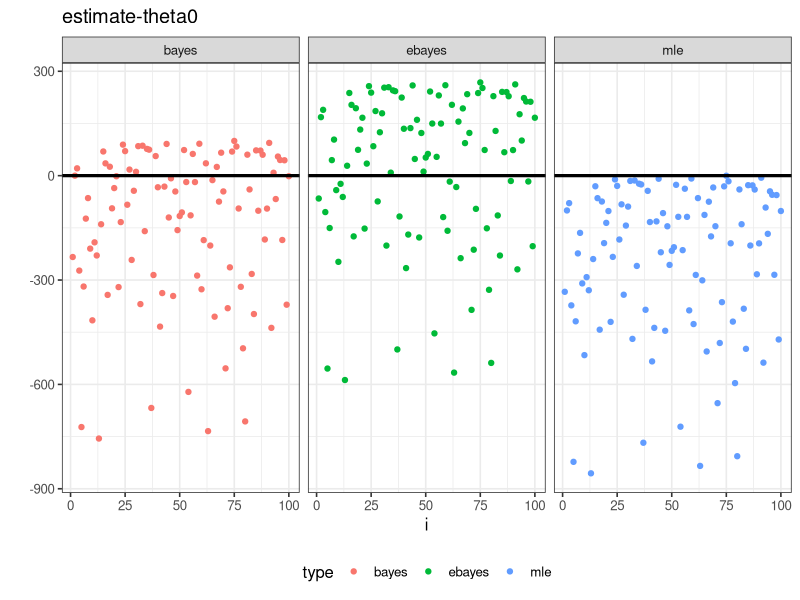
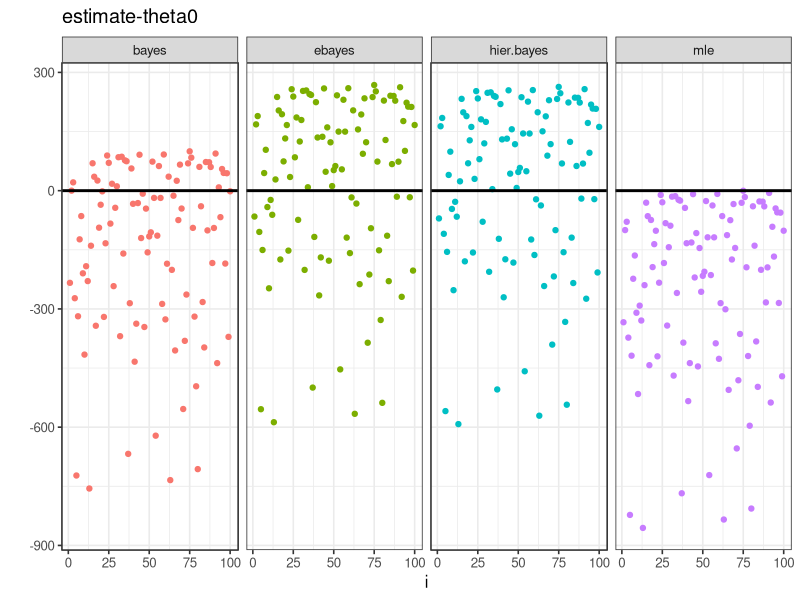
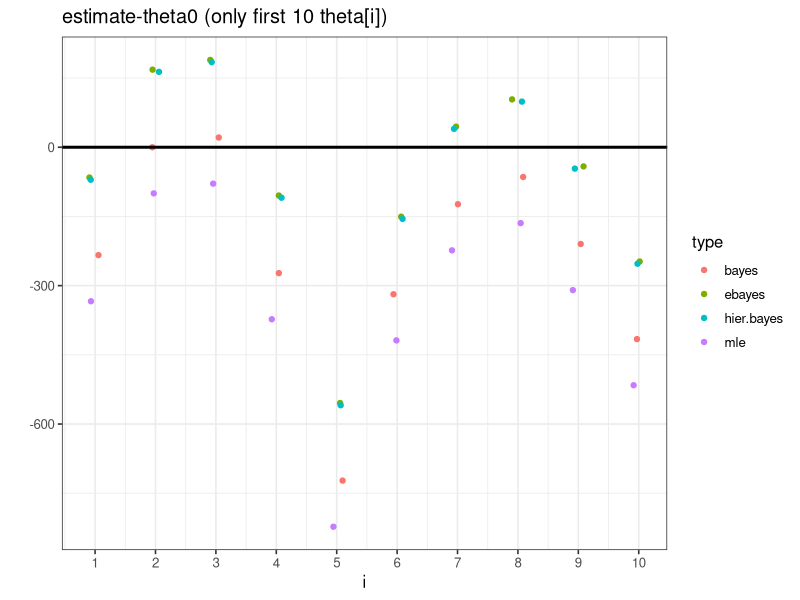
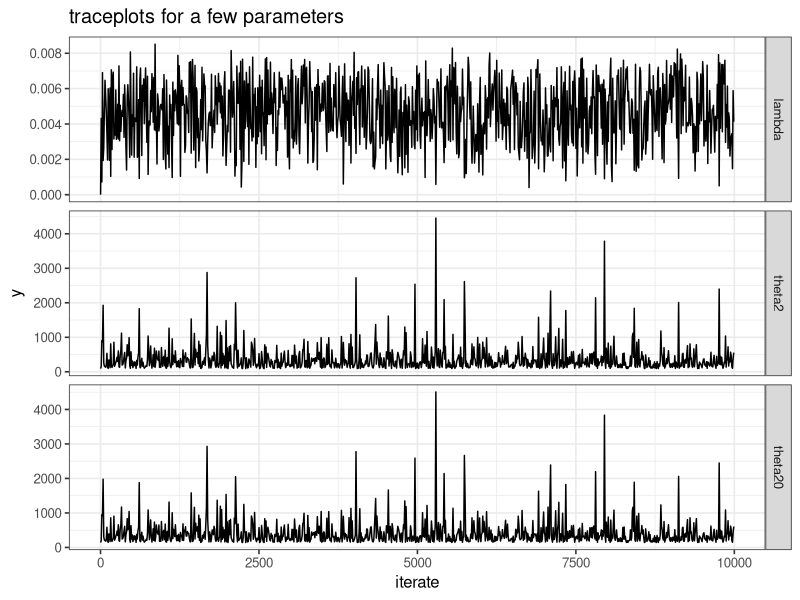

Write the R code that produced these figures, in order.
library(tidyverse)
library(GGally)
theme_set(theme_bw(base_size = 12))
#  Exercise 4.20

# generate some "true" thetas
n <- 100
theta0 <- runif(n,0,1000)

# generate data
x<- rep(0,n)
for (i in 1:n) x[i] <- runif(1,0,theta0[i])

# compute estiamtes
mle <- x
ebayes <- x+mean(x)
lambda_hyp <- 0.010 # hyperpar in prior
bayes <- x+1/lambda_hyp

ss <- function(x) { sum(x^2) }

mse.mle <- ss(mle-theta0)
mse.ebayes <- ss(ebayes-theta0)
mse.bayes <- ss(bayes-theta0)

mse.mle
mse.ebayes
mse.bayes

# visualise results
d <- data.frame(i=rep(1:n,3),value=c(mle-theta0,ebayes-theta0,bayes-theta0),type=rep(c('mle','ebayes','bayes'),each=n))
ggplot(data=d, aes(x=i,y=value,colour=type)) + geom_point()+facet_wrap(~type)+
  theme(legend.position="bottom")+ geom_hline(yintercept=0,size=1.1) + 
  ggtitle("estimate-theta0") + ylab("")

cat('1/(sample average) equals:', 1/mean(x))


###### fully bayesian with Gibbs sampling

# specify hyperpars of prior
alpha = 0.1
beta = 2

IT <- 10000
lambda <- rep(0,IT)
theta <- matrix(0,IT,n) # each row contains an MCMC iteration
theta[1,]  <- x  # initialise at mle
for (it in 2:IT)
{  lambda[it] = rgamma(1,shape=2*n+alpha, rate= beta+sum(theta[it-1,]))
   theta[it,] = x + rexp(1,rate=lambda[it])
}

# postprocessing
bayeshier <-   as_tibble(theta) %>% filter(row_number() > IT/2) %>% 
  summarise_all(mean)
bayeshier <- as.numeric(bayeshier[1,])
mse.bayeshier <- ss(bayeshier-theta0)

mse.mle
mse.ebayes
mse.bayes
mse.bayeshier


dd <- data.frame(i=rep(1:n,4),value=
                   c(mle-theta0,ebayes-theta0,bayes-theta0,bayeshier-theta0),
                 type=rep(c('mle','ebayes','bayes','hier.bayes'),each=n)) 
            

ggplot(data=dd, aes(x=i,y=value,colour=type)) + geom_point()+facet_wrap(~type,nrow=1)+
  theme(legend.position="none")+ geom_hline(yintercept=0,size=1) +   ggtitle("estimate-theta0") + ylab("")

# only show first 10 theta[i]
dd %>% filter(i<=10) %>% ggplot(aes(x=i,y=value,colour=type)) + geom_jitter(size=1.5,width=0.1, height=0)+
   geom_hline(yintercept=0,size=1) +   ggtitle("estimate-theta0 (only first 10 theta[i])") +
  ylab("")+ scale_x_continuous(breaks = seq(1, 10, by=1))


# verify chain by inspecting traceplots
diterates <- data.frame(iterate=1:IT,theta2=theta[,2],theta20=theta[,20],lambda=lambda)
diterates %>% filter(row_number() %in% seq(1,IT,by=10)) %>% gather(key=par,value=y,theta2,theta20,lambda) %>%
     ggplot() + geom_path(aes(x=iterate,y=y)) + facet_grid(par~.,scales='free')+ ggtitle("traceplots for a few parameters")
 

